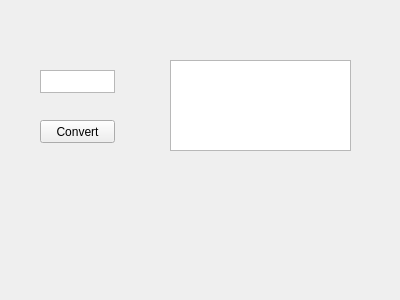
<?xml version="1.0" encoding="UTF-8"?>
<ui version="4.0">
 <class>startandstop</class>
 <widget class="QWidget" name="startandstop">
  <property name="geometry">
   <rect>
    <x>0</x>
    <y>0</y>
    <width>400</width>
    <height>300</height>
   </rect>
  </property>
  <property name="windowTitle">
   <string>Form</string>
  </property>
  <widget class="QGraphicsView" name="graphicsView">
   <property name="geometry">
    <rect>
     <x>170</x>
     <y>60</y>
     <width>181</width>
     <height>91</height>
    </rect>
   </property>
  </widget>
  <widget class="QGraphicsView" name="graphicsView_2">
   <property name="geometry">
    <rect>
     <x>40</x>
     <y>70</y>
     <width>75</width>
     <height>23</height>
    </rect>
   </property>
  </widget>
  <widget class="Mypushbutton" name="pushButton">
   <property name="geometry">
    <rect>
     <x>40</x>
     <y>120</y>
     <width>75</width>
     <height>23</height>
    </rect>
   </property>
   <property name="text">
    <string>Convert</string>
   </property>
  </widget>
 </widget>
 <customwidgets>
  <customwidget>
   <class>Mypushbutton</class>
   <extends>QPushButton</extends>
   <header>my_pushbutton.h</header>
  </customwidget>
 </customwidgets>
 <resources/>
 <connections/>
</ui>
